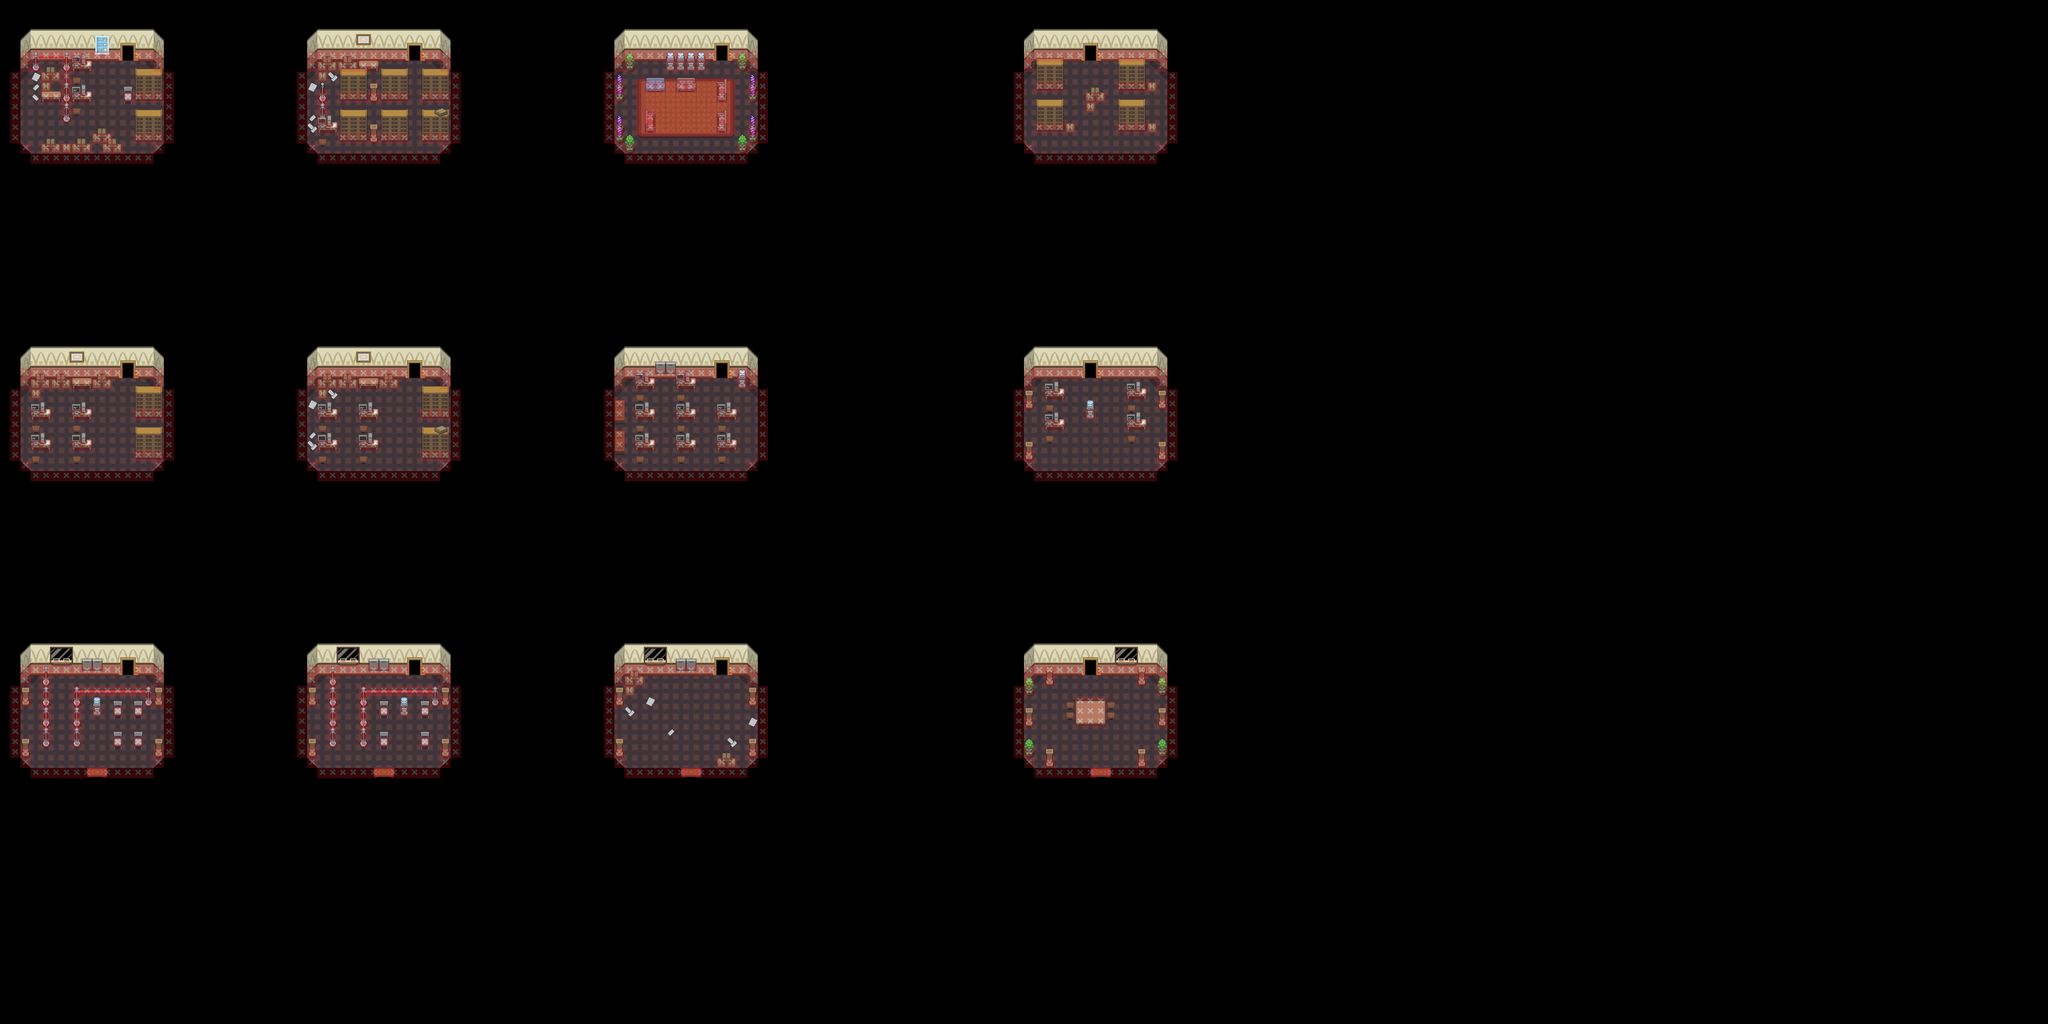

Below is a game level as drawn by its tile map, then a one-line description and the .tmx that defines it (tile-layer data replaced by summaries):
An orthogonal 200x100 tile map with 32x32 px tiles, 23 tile layers (Floor_0, Terrain_0, Watershore_0, Building_0, ...), 10 tilesets.

<map version="1.10" tiledversion="1.10.2" orientation="orthogonal" renderorder="right-down" width="200" height="100" tilewidth="32" tileheight="32" infinite="0" nextlayerid="36" nextobjectid="1">
 <tileset firstgid="1" source="../Tilesets/forest.tsx" />
 <tileset firstgid="5001" source="../Tilesets/passages.tsx" />
 <tileset firstgid="5145" source="../Tilesets/systemtags.tsx" />
 <tileset firstgid="5273" source="../Tilesets/terrain_tag.tsx" />
 <tileset firstgid="5289" source="../Tilesets/nature_basics.tsx" />
 <tileset firstgid="15273" source="../Tilesets/terrain_basics.tsx" />
 <tileset firstgid="21039" source="../Tilesets/common_assets.tsx" />
 <tileset firstgid="31023" source="../Tilesets/interiors.tsx" />
 <tileset firstgid="41007" source="../Tilesets/interieurs_oasisville.tsx" />
 <tileset firstgid="48751" source="../Tilesets/interieurs_pa.tsx" />
 <layer id="1" name="Floor_0" width="200" height="100">
  <data>[20000 cells, 1980 non-empty, 5 distinct tile ids]</data>
 </layer>
 <layer id="19" name="Terrain_0" width="200" height="100">
  <data>[20000 cells, 94 non-empty, 11 distinct tile ids]</data>
 </layer>
 <layer id="35" name="Watershore_0" width="200" height="100">
  <data>[20000 cells, 0 non-empty, 0 distinct tile ids]</data>
 </layer>
 <layer id="25" name="Building_0" width="200" height="100">
  <data>[20000 cells, 696 non-empty, 44 distinct tile ids]</data>
 </layer>
 <layer id="9" name="Tree_0" width="200" height="100">
  <data>[20000 cells, 0 non-empty, 0 distinct tile ids]</data>
 </layer>
 <layer id="21" name="Furniture_0" width="200" height="100">
  <data>[20000 cells, 348 non-empty, 65 distinct tile ids]</data>
 </layer>
 <group id="2" name="Z=0" />
 <layer id="26" name="Building_1" width="200" height="100">
  <data>[20000 cells, 0 non-empty, 0 distinct tile ids]</data>
 </layer>
 <layer id="10" name="Tree_1" width="200" height="100">
  <data>[20000 cells, 0 non-empty, 0 distinct tile ids]</data>
 </layer>
 <layer id="22" name="Furniture_1" width="200" height="100">
  <data>[20000 cells, 26 non-empty, 6 distinct tile ids]</data>
 </layer>
 <group id="3" name="Z=1" />
 <layer id="27" name="Building_2" width="200" height="100">
  <data>[20000 cells, 0 non-empty, 0 distinct tile ids]</data>
 </layer>
 <layer id="23" name="Furniture_2" width="200" height="100">
  <data>[20000 cells, 246 non-empty, 31 distinct tile ids]</data>
 </layer>
 <layer id="11" name="Tree_2" width="200" height="100">
  <data>[20000 cells, 0 non-empty, 0 distinct tile ids]</data>
 </layer>
 <group id="4" name="Z=2" />
 <layer id="28" name="Building_3" width="200" height="100">
  <data>[20000 cells, 0 non-empty, 0 distinct tile ids]</data>
 </layer>
 <layer id="12" name="Tree_3" width="200" height="100">
  <data>[20000 cells, 0 non-empty, 0 distinct tile ids]</data>
 </layer>
 <layer id="24" name="Furniture_3" width="200" height="100">
  <data>[20000 cells, 100 non-empty, 5 distinct tile ids]</data>
 </layer>
 <group id="5" name="Z=3" />
 <layer id="29" name="Building_4" width="200" height="100">
  <data>[20000 cells, 0 non-empty, 0 distinct tile ids]</data>
 </layer>
 <layer id="13" name="Tree_4" width="200" height="100">
  <data>[20000 cells, 0 non-empty, 0 distinct tile ids]</data>
 </layer>
 <layer id="34" name="Furniture_4" width="200" height="100">
  <data>[20000 cells, 48 non-empty, 3 distinct tile ids]</data>
 </layer>
 <group id="6" name="Z=4" />
 <layer id="30" name="Building_5" width="200" height="100">
  <data>[20000 cells, 0 non-empty, 0 distinct tile ids]</data>
 </layer>
 <layer id="32" name="Tree_5" width="200" height="100">
  <data>[20000 cells, 0 non-empty, 0 distinct tile ids]</data>
 </layer>
 <layer id="33" name="Furniture_5" width="200" height="100">
  <data>[20000 cells, 8 non-empty, 4 distinct tile ids]</data>
 </layer>
 <group id="31" name="Z=5" />
 <layer id="8" name="systemtags" width="200" height="100">
  <data>[20000 cells, 0 non-empty, 0 distinct tile ids]</data>
 </layer>
 <layer id="7" name="passages" width="200" height="100" opacity="0.23">
  <data>[20000 cells, 788 non-empty, 1 distinct tile ids]</data>
 </layer>
</map>
